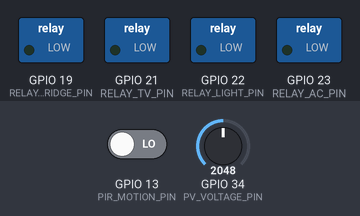
A sketch run on a simulated ESP32. Shown: switched loads named in the sketch (green lamp = pin HIGH). The inputs (shaded band) are chosen by the test bench; at power-on: GPIO 34 (PV_VOLTAGE_PIN) = 2048, GPIO 13 (PIR_MOTION_PIN) LOW. What the sketch prints to the serial monitor is not drawn.

Above: at 1.2 s.
1.3 s: GPIO 34 (PV_VOLTAGE_PIN) set to 1999
At 11.1 s:
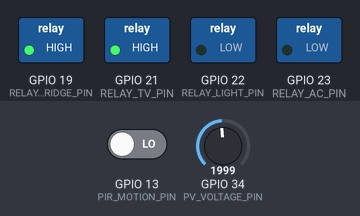
11.5 s: GPIO 13 (PIR_MOTION_PIN) driven HIGH
At 21.1 s:
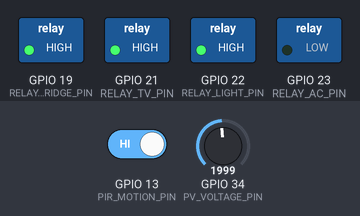
21.5 s: GPIO 34 (PV_VOLTAGE_PIN) set to 2047
At 31.2 s:
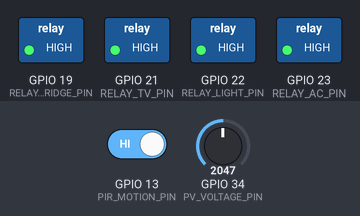
31.5 s: GPIO 34 (PV_VOLTAGE_PIN) set to 1228
At 40.5 s:
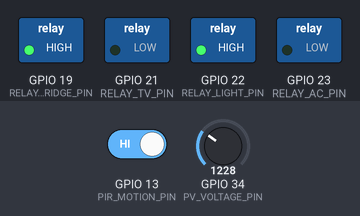
Timing chart, 0 to 42.0 s (numbered marks = the images above; inputs shaded):
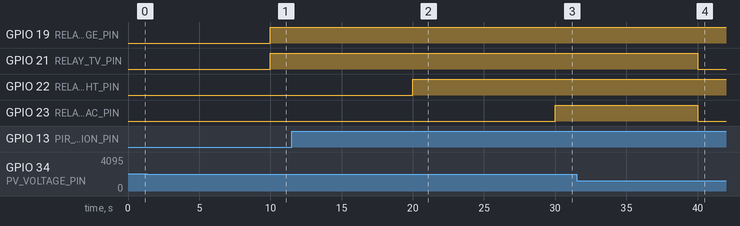

Measured:
- the behaviour switches between 2031 and 2030 on GPIO 34 (PV_VOLTAGE_PIN) (found by bisection; images 0 and 1)
- after the input at 1.3 s, GPIO 23 (RELAY_AC_PIN): stays LOW (without the input it goes to HIGH after 8.7 s)
- after the input at 11.5 s, GPIO 22 (RELAY_LIGHT_PIN): LOW → HIGH after 8.5 s
- after the input at 21.5 s, GPIO 23 (RELAY_AC_PIN): LOW → HIGH after 8.5 s
- after the input at 31.5 s, GPIO 21 (RELAY_TV_PIN), GPIO 23 (RELAY_AC_PIN): HIGH → LOW after 8.5 s

The sketch:

SimpleLatching.ino
```cpp
/*
 * ESP32 Power Management System
 *
 * Features:
 * - PV panel voltage monitoring via ADC with voltage divider
 * - PIR motion sensor for occupancy detection
 * - 4 relay outputs for appliances (AC, lighting, TV, fridge)
 * - Power management based on available solar power
 *
 * Pin Configuration:
 * - PV Voltage: GPIO34 (ADC1_CH6)
 * - PIR Motion: GPIO13
 * - Relay 1 (AC): GPIO23
 * - Relay 2 (Lighting): GPIO22
 * - Relay 3 (TV): GPIO21
 * - Relay 4 (Fridge): GPIO19
 */

// Include necessary libraries
#include <Arduino.h>

// Define pin assignments
#define PV_VOLTAGE_PIN 34    // ADC pin for PV voltage measurement
#define PIR_MOTION_PIN 13     // Digital input for PIR motion sensor
#define RELAY_AC_PIN 23       // Relay for Air Conditioner
#define RELAY_LIGHT_PIN 22    // Relay for Lighting
#define RELAY_TV_PIN 21       // Relay for TV
#define RELAY_FRIDGE_PIN 19   // Relay for Fridge

// Voltage divider parameters
#define R1 100000.0  // R1 resistance in ohms (100k)
#define R2 10000.0   // R2 resistance in ohms (10k)
#define ADC_REF_VOLTAGE 3.3  // ESP32 ADC reference voltage
#define ADC_RESOLUTION 4095.0 // 12-bit ADC resolution

// Power management thresholds (adjust based on your system)
#define LOW_POWER_THRESHOLD 12.0  // Voltage below which we consider low power (V)
#define MEDIUM_POWER_THRESHOLD 18.0 // Voltage for medium power availability (V)
#define HIGH_POWER_THRESHOLD 24.0  // Voltage for high power availability (V)

// Timing parameters
#define MOTION_TIMEOUT 300000  // 5 minutes (in ms) - lights stay on for this duration after last motion
#define PV_READ_INTERVAL 5000  // Read PV voltage every 5 seconds
#define POWER_MANAGE_INTERVAL 10000 // Run power management every 10 seconds

// Global variables
float pvVoltage = 0.0;         // Measured PV voltage
bool motionDetected = false;    // Current motion state
unsigned long lastMotionTime = 0; // Time when last motion was detected
unsigned long lastPvReadTime = 0; // Last time PV voltage was read
unsigned long lastPowerManageTime = 0; // Last time power management was run

void setup() {
  // Initialize serial communication
  Serial.begin(115200);

  // Configure pins
  pinMode(PV_VOLTAGE_PIN, INPUT);
  pinMode(PIR_MOTION_PIN, INPUT);
  pinMode(RELAY_AC_PIN, OUTPUT);
  pinMode(RELAY_LIGHT_PIN, OUTPUT);
  pinMode(RELAY_TV_PIN, OUTPUT);
  pinMode(RELAY_FRIDGE_PIN, OUTPUT);

  // Initialize relays to OFF state (assuming LOW turns relay off)
  digitalWrite(RELAY_AC_PIN, LOW);
  digitalWrite(RELAY_LIGHT_PIN, LOW);
  digitalWrite(RELAY_TV_PIN, LOW);
  digitalWrite(RELAY_FRIDGE_PIN, LOW);

  Serial.println("ESP32 Power Management System Initialized");
}

void loop() {
  unsigned long currentTime = millis();

  // Read PIR motion sensor
  checkMotion(currentTime);

  // Read PV voltage periodically
  if (currentTime - lastPvReadTime >= PV_READ_INTERVAL) {
    readPvVoltage();
    lastPvReadTime = currentTime;
  }

  // Run power management algorithm periodically
  if (currentTime - lastPowerManageTime >= POWER_MANAGE_INTERVAL) {
    managePower(currentTime);
    lastPowerManageTime = currentTime;
  }

  // Small delay to prevent watchdog timer issues
  delay(10);
}

// Function to read and calculate PV voltage
void readPvVoltage() {
  // Read ADC value
  int adcValue = analogRead(PV_VOLTAGE_PIN);

  // Calculate voltage at ADC input
  float adcVoltage = (adcValue / ADC_RESOLUTION) * ADC_REF_VOLTAGE;

  // Calculate actual PV voltage using voltage divider formula
  pvVoltage = adcVoltage * (R1 + R2) / R2;

  Serial.print("PV Voltage: ");
  Serial.print(pvVoltage);
  Serial.println(" V");
}

// Function to check motion sensor and update state
void checkMotion(unsigned long currentTime) {
  bool currentMotionState = digitalRead(PIR_MOTION_PIN);

  if (currentMotionState) {
    motionDetected = true;
    lastMotionTime = currentTime;
    Serial.println("Motion detected!");
  }

  // Check for motion timeout (turn off lights if no motion for set duration)
  if (motionDetected && (currentTime - lastMotionTime > MOTION_TIMEOUT)) {
    motionDetected = false;
    Serial.println("Motion timeout - no activity detected");
  }
}

// Power management function
void managePower(unsigned long currentTime) {
  Serial.println("Running power management...");

  // Always keep fridge running (highest priority)
  digitalWrite(RELAY_FRIDGE_PIN, HIGH);

  // Manage other appliances based on available power
  if (pvVoltage < LOW_POWER_THRESHOLD) {
    // Critical low power - turn off non-essential loads
    digitalWrite(RELAY_AC_PIN, LOW);
    digitalWrite(RELAY_TV_PIN, LOW);

    // Lights only on if motion detected
    digitalWrite(RELAY_LIGHT_PIN, motionDetected ? HIGH : LOW);

    Serial.println("Power state: CRITICAL - Minimal loads only");
  }
  else if (pvVoltage >= LOW_POWER_THRESHOLD && pvVoltage < MEDIUM_POWER_THRESHOLD) {
    // Low power - limited operation
    digitalWrite(RELAY_AC_PIN, LOW);  // AC off
    digitalWrite(RELAY_TV_PIN, HIGH); // TV allowed

    // Lights based on motion
    digitalWrite(RELAY_LIGHT_PIN, motionDetected ? HIGH : LOW);

    Serial.println("Power state: LOW - Essential loads only");
  }
  else if (pvVoltage >= MEDIUM_POWER_THRESHOLD && pvVoltage < HIGH_POWER_THRESHOLD) {
    // Medium power - most loads allowed
    digitalWrite(RELAY_AC_PIN, HIGH); // AC allowed
    digitalWrite(RELAY_TV_PIN, HIGH); // TV allowed

    // Lights based on motion
    digitalWrite(RELAY_LIGHT_PIN, motionDetected ? HIGH : LOW);

    Serial.println("Power state: MEDIUM - Most loads allowed");
  }
  else {
    // High power - all loads allowed
    digitalWrite(RELAY_AC_PIN, HIGH); // AC on
    digitalWrite(RELAY_TV_PIN, HIGH); // TV on

    // Lights based on motion
    digitalWrite(RELAY_LIGHT_PIN, motionDetected ? HIGH : LOW);

    Serial.println("Power state: HIGH - All loads allowed");
  }

  // Print relay states
  Serial.print("Relay States - AC:");
  Serial.print(digitalRead(RELAY_AC_PIN));
  Serial.print(" Light:");
  Serial.print(digitalRead(RELAY_LIGHT_PIN));
  Serial.print(" TV:");
  Serial.print(digitalRead(RELAY_TV_PIN));
  Serial.print(" Fridge:");
  Serial.println(digitalRead(RELAY_FRIDGE_PIN));
}
```
